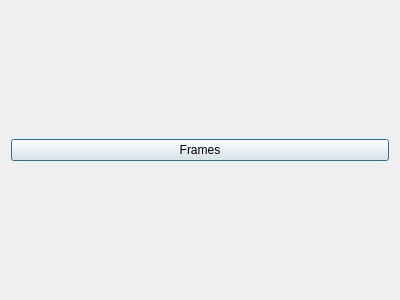
<?xml version="1.0" encoding="UTF-8"?>
<ui version="4.0">
 <class>FMain</class>
 <widget class="QDialog" name="FMain">
  <property name="geometry">
   <rect>
    <x>0</x>
    <y>0</y>
    <width>400</width>
    <height>300</height>
   </rect>
  </property>
  <property name="windowTitle">
   <string>FMain</string>
  </property>
  <layout class="QVBoxLayout" name="verticalLayout">
   <item>
    <widget class="QPushButton" name="btnFrames">
     <property name="text">
      <string>Frames</string>
     </property>
    </widget>
   </item>
  </layout>
 </widget>
 <layoutdefault spacing="6" margin="11"/>
 <resources/>
 <connections/>
</ui>
